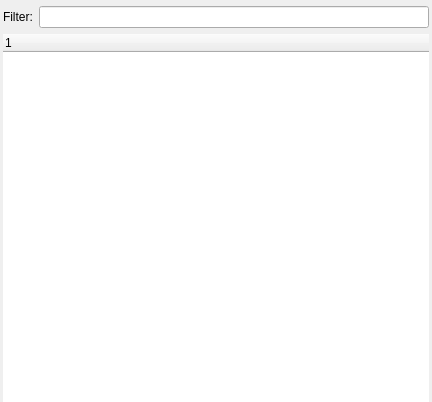
<?xml version="1.0" encoding="UTF-8"?>
<ui version="4.0">
 <class>gui::ModuleBrowser</class>
 <widget class="QWidget" name="gui::ModuleBrowser">
  <property name="geometry">
   <rect>
    <x>0</x>
    <y>0</y>
    <width>432</width>
    <height>402</height>
   </rect>
  </property>
  <property name="focusPolicy">
   <enum>Qt::ClickFocus</enum>
  </property>
  <property name="windowTitle">
   <string/>
  </property>
  <layout class="QGridLayout" name="gridLayout">
   <property name="leftMargin">
    <number>3</number>
   </property>
   <property name="topMargin">
    <number>6</number>
   </property>
   <property name="rightMargin">
    <number>3</number>
   </property>
   <property name="bottomMargin">
    <number>0</number>
   </property>
   <property name="verticalSpacing">
    <number>6</number>
   </property>
   <item row="1" column="0" colspan="2">
    <widget class="QStackedWidget" name="stackedWidget">
     <property name="sizePolicy">
      <sizepolicy hsizetype="MinimumExpanding" vsizetype="MinimumExpanding">
       <horstretch>0</horstretch>
       <verstretch>0</verstretch>
      </sizepolicy>
     </property>
     <property name="currentIndex">
      <number>0</number>
     </property>
     <widget class="QWidget" name="all">
      <property name="sizePolicy">
       <sizepolicy hsizetype="Expanding" vsizetype="Expanding">
        <horstretch>0</horstretch>
        <verstretch>0</verstretch>
       </sizepolicy>
      </property>
      <layout class="QGridLayout" name="gridLayout_2">
       <property name="leftMargin">
        <number>0</number>
       </property>
       <property name="topMargin">
        <number>0</number>
       </property>
       <property name="rightMargin">
        <number>0</number>
       </property>
       <property name="bottomMargin">
        <number>0</number>
       </property>
       <item row="0" column="0">
        <widget class="ModuleListWidget" name="moduleListWidget">
         <property name="sizePolicy">
          <sizepolicy hsizetype="MinimumExpanding" vsizetype="MinimumExpanding">
           <horstretch>0</horstretch>
           <verstretch>0</verstretch>
          </sizepolicy>
         </property>
         <property name="maximumSize">
          <size>
           <width>16777215</width>
           <height>16777215</height>
          </size>
         </property>
         <property name="frameShape">
          <enum>QFrame::NoFrame</enum>
         </property>
         <property name="frameShadow">
          <enum>QFrame::Plain</enum>
         </property>
         <property name="dragEnabled">
          <bool>true</bool>
         </property>
         <property name="dragDropMode">
          <enum>QAbstractItemView::DragOnly</enum>
         </property>
         <column>
          <property name="text">
           <string notr="true">1</string>
          </property>
         </column>
        </widget>
       </item>
      </layout>
     </widget>
     <widget class="QWidget" name="filtered">
      <property name="sizePolicy">
       <sizepolicy hsizetype="Expanding" vsizetype="Expanding">
        <horstretch>0</horstretch>
        <verstretch>0</verstretch>
       </sizepolicy>
      </property>
      <layout class="QGridLayout" name="gridLayout_3">
       <property name="leftMargin">
        <number>0</number>
       </property>
       <property name="topMargin">
        <number>0</number>
       </property>
       <property name="rightMargin">
        <number>0</number>
       </property>
       <property name="bottomMargin">
        <number>0</number>
       </property>
       <item row="0" column="0">
        <widget class="ModuleListWidget" name="filteredModuleListWidget">
         <property name="frameShape">
          <enum>QFrame::NoFrame</enum>
         </property>
         <property name="frameShadow">
          <enum>QFrame::Plain</enum>
         </property>
         <column>
          <property name="text">
           <string notr="true">1</string>
          </property>
         </column>
        </widget>
       </item>
      </layout>
     </widget>
    </widget>
   </item>
   <item row="0" column="0">
    <widget class="QLabel" name="filterLabel">
     <property name="focusPolicy">
      <enum>Qt::ClickFocus</enum>
     </property>
     <property name="text">
      <string>Filter:</string>
     </property>
     <property name="buddy">
      <cstring>filterEdit</cstring>
     </property>
    </widget>
   </item>
   <item row="0" column="1">
    <widget class="QLineEdit" name="filterEdit">
     <property name="clearButtonEnabled">
      <bool>true</bool>
     </property>
    </widget>
   </item>
  </layout>
 </widget>
 <customwidgets>
  <customwidget>
   <class>ModuleListWidget</class>
   <extends>QTreeWidget</extends>
   <header>modulebrowser.h</header>
  </customwidget>
 </customwidgets>
 <resources/>
 <connections/>
</ui>
